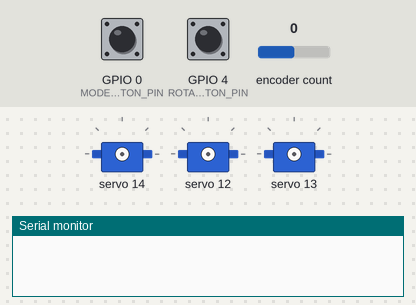
This sketch was run on a simulated ESP32. Shown: 3 × servo, the last lines printed to the serial monitor. The test bench sets the inputs (shaded band); at power-on: GPIO 0 (MODE_BUTTON_PIN) HIGH, GPIO 4 (ROTARY_ENCODER_BUTTON_PIN) HIGH, encoder count 0.

Above: at 1.2 s.
1.3 s: GPIO 0 (MODE_BUTTON_PIN) pulled LOW for 0.15 s
At 3.7 s:
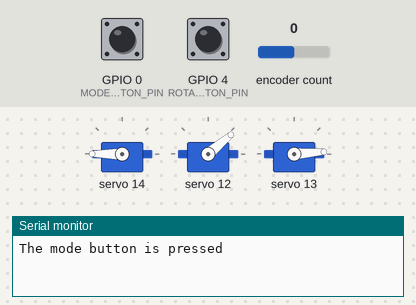
At 12.4 s:
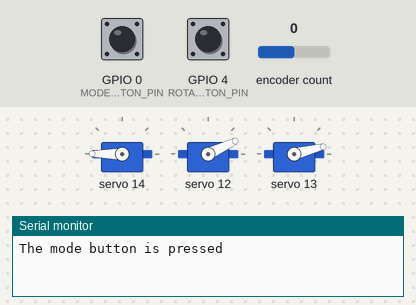
Timing chart, 0 to 26.8 s (numbered marks = the images above; inputs shaded):
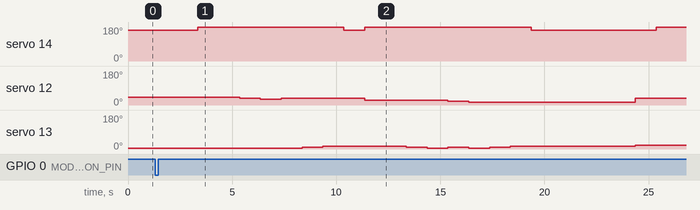

Measured:
- after the input at 1.3 s, servo 14: goes 180° 7.0 s, 163° 1.0 s, 180° 8.0 s, 163° 6.0 s, then 180°, starting after 2.1 s; servo 12: 40° → 35° after 4.1 s, → 30° 1.0 s later, → 35° 1.0 s later, → 25° 4.0 s later, … (7 changes in this stretch)

The sketch:

servo_alternative.ino
```cpp
#include "AiEsp32RotaryEncoder.h"
#include "Arduino.h"
#include <Wire.h>
#include <Adafruit_PWMServoDriver.h>
#include <ezButton.h>

// Serco stuff
// Creat object to represent PCA9685 at default I2C address
Adafruit_PWMServoDriver pca9685 = Adafruit_PWMServoDriver(0x40);

// Define maximum and minimum number of "ticks" for the servo motors
// Range from 0 to 4095
// This determines the pulse width

#define SERVOMIN 110  // Minimum value
#define SERVOMAX 500  // Maximum value

// Define servo motor connections (expand as required)
#define SER0 12 //Servo Motor 0 top servo
#define SER1 13 //Servo Motor 1 lower servo
#define SER2 14 //Servo Motor 2 pen servo

// Variables for Servo Motor positions (expand as required)
int pwm0;
int pwm1;
int pwm2;

// Encoder stuff
#define ROTARY_ENCODER_A_PIN 17
#define ROTARY_ENCODER_B_PIN 16
#define ROTARY_ENCODER_BUTTON_PIN 4
#define MODE_BUTTON_PIN 0
#define ROTARY_ENCODER_VCC_PIN -1
#define ROTARY_ENCODER_STEPS 4
AiEsp32RotaryEncoder rotaryEncoder = AiEsp32RotaryEncoder(ROTARY_ENCODER_A_PIN, ROTARY_ENCODER_B_PIN, ROTARY_ENCODER_BUTTON_PIN, ROTARY_ENCODER_VCC_PIN, ROTARY_ENCODER_STEPS);

// Button stuff
ezButton buttonE(MODE_BUTTON_PIN);

int axis = 1;

void rotary_loop()
{
  if (rotaryEncoder.encoderChanged())
  {
    Serial.print("Value: ");
    Serial.println(rotaryEncoder.readEncoder());
    if(axis % 2 == 1)
    {
      pwm0 = map(rotaryEncoder.readEncoder(), 0, 180, SERVOMIN, SERVOMAX);
      pca9685.setPWM(SER0, 0, pwm0);
    }
    else
    {
      pwm1 = map(rotaryEncoder.readEncoder(), 0, 180, SERVOMIN, SERVOMAX);
      pca9685.setPWM(SER1, 0, pwm1);
    }
  }

  if (rotaryEncoder.isEncoderButtonClicked())
  {
    axis ++;
    Serial.println("Switching servo...");
  }
}

void IRAM_ATTR readEncoderISR()
{
  rotaryEncoder.readEncoder_ISR();
}

void setup()
{
  Serial.begin(115200);

  //encoder stuff
  //we must initialize rotary encoder
  rotaryEncoder.begin();
  rotaryEncoder.setup(readEncoderISR);
  //set boundaries and if values should cycle or not
  //in this example we will set possible values between 0 and 1000;
  bool circleValues = false;
  rotaryEncoder.setBoundaries(0, 50, circleValues); //minValue, maxValue, circleValues true|false (when max go to min and vice versa)
  rotaryEncoder.setAcceleration(250); //or set the value - larger number = more accelearation; 0 or 1 means disabled acceleration

  // servo stuff
  pca9685.begin();
  // Set PWM Frequency to 50Hz
  pca9685.setPWMFreq(50);

  // button stuff
  buttonE.setDebounceTime(50);
}

void loop()
{
  buttonE.loop();

  if (buttonE.isPressed())
  {
    Serial.println("The mode button is pressed");
    //auto draw
    Orangen_klauer();
    delay(3000);

    shigure();
    delay(3000);
  }
  else
  {
    rotary_loop();
    delay(50);
  }
}

void lift_pen()
{
  pwm2 = map(160, 0, 180, SERVOMIN, SERVOMAX);
  pca9685.setPWM(SER2, 0, pwm2);
  delay(1000);
}

void drop_pen()
{
  pwm2 = map(180, 0, 180, SERVOMIN, SERVOMAX);
  pca9685.setPWM(SER2, 0, pwm2);
  delay(1000);
}

void Orangen_klauer()
{
  // move to T :)
  lift_pen();
  delay(1000);
  pwm0 = map(40, 0, 180, SERVOMIN, SERVOMAX);
  pwm1 = map(5, 0, 180, SERVOMIN, SERVOMAX);
  pca9685.setPWM(SER0, 0, pwm0);
  pca9685.setPWM(SER1, 0, pwm1);
  drop_pen();
  delay(1000);

  //top of T
  pwm0 = map(35, 0, 180, SERVOMIN, SERVOMAX);
  pca9685.setPWM(SER0, 0, pwm0);
  delay(1000);
  pwm0 = map(30, 0, 180, SERVOMIN, SERVOMAX);
  pca9685.setPWM(SER0, 0, pwm0);
  delay(1000);

  //bottm of T
  pwm0 = map(35, 0, 180, SERVOMIN, SERVOMAX);
  pca9685.setPWM(SER0, 0, pwm0);
  delay(1000);

  pwm1 = map(10, 0, 180, SERVOMIN, SERVOMAX);
  pca9685.setPWM(SER1, 0, pwm1);
  delay(1000);

  pwm1 = map(15, 0, 180, SERVOMIN, SERVOMAX);
  pca9685.setPWM(SER1, 0, pwm1);
  delay(1000);
  lift_pen();


  // move to M and drop pen :)
  pwm0 = map(25, 0, 180, SERVOMIN, SERVOMAX);
  pwm1 = map(15, 0, 180, SERVOMIN, SERVOMAX);
  pca9685.setPWM(SER0, 0, pwm0);
  pca9685.setPWM(SER1, 0, pwm1);
  drop_pen();
  delay(1000);

  pwm1 = map(10, 0, 180, SERVOMIN, SERVOMAX);
  pca9685.setPWM(SER1, 0, pwm1);
  delay(1000);

  pwm1 = map(5, 0, 180, SERVOMIN, SERVOMAX);
  pca9685.setPWM(SER1, 0, pwm1);
  delay(1000);

  pwm0 = map(20, 0, 180, SERVOMIN, SERVOMAX);
  pwm1 = map(10, 0, 180, SERVOMIN, SERVOMAX);
  pca9685.setPWM(SER0, 0, pwm0);
  pca9685.setPWM(SER1, 0, pwm1);
  delay(1000);

  pwm0 = map(15, 0, 180, SERVOMIN, SERVOMAX);
  pwm1 = map(5, 0, 180, SERVOMIN, SERVOMAX);
  pca9685.setPWM(SER0, 0, pwm0);
  pca9685.setPWM(SER1, 0, pwm1);
  delay(1000);

  pwm1 = map(10, 0, 180, SERVOMIN, SERVOMAX);
  pca9685.setPWM(SER1, 0, pwm1);
  delay(1000);

  pwm1 = map(15, 0, 180, SERVOMIN, SERVOMAX);
  pca9685.setPWM(SER1, 0, pwm1);
  delay(1000);

  lift_pen();
  delay(1000);

}

void shigure()
{
  //move to J
  pwm0 = map(35, 0, 180, SERVOMIN, SERVOMAX);
  pwm1 = map(20, 0, 180, SERVOMIN, SERVOMAX);
  pca9685.setPWM(SER0, 0, pwm0);
  pca9685.setPWM(SER1, 0, pwm1);
  delay(1000);
  drop_pen();
  delay(1000);

  //draw top of J
  pwm0 = map(30, 0, 180, SERVOMIN, SERVOMAX);
  pca9685.setPWM(SER0, 0, pwm0);
  delay(1000);
  pwm0 = map(25, 0, 180, SERVOMIN, SERVOMAX);
  pca9685.setPWM(SER0, 0, pwm0);
  delay(1000);
  lift_pen();
  delay(1000);

  //draw bottom of J
  pwm0 = map(30, 0, 180, SERVOMIN, SERVOMAX);
  pca9685.setPWM(SER0, 0, pwm0);
  delay(1000);
  drop_pen();
  delay(1000);

  pwm1 = map(25, 0, 180, SERVOMIN, SERVOMAX);
  pca9685.setPWM(SER1, 0, pwm1);
  delay(1000);

  pwm1 = map(30, 0, 180, SERVOMIN, SERVOMAX);
  pca9685.setPWM(SER1, 0, pwm1);
  delay(1000);

  pwm0 = map(35, 0, 180, SERVOMIN, SERVOMAX);
  pwm1 = map(30, 0, 180, SERVOMIN, SERVOMAX);
  pca9685.setPWM(SER0, 0, pwm0);
  pca9685.setPWM(SER1, 0, pwm1);
  delay(1000);
  lift_pen();
  delay(1000);

  //move to C

  pwm0 = map(10, 0, 180, SERVOMIN, SERVOMAX);
  pwm1 = map(20, 0, 180, SERVOMIN, SERVOMAX);
  pca9685.setPWM(SER0, 0, pwm0);
  pca9685.setPWM(SER1, 0, pwm1);
  delay(1000);
  drop_pen();
  delay(1000);

  //draw C
  pwm0 = map(15, 0, 180, SERVOMIN, SERVOMAX);
  pca9685.setPWM(SER0, 0, pwm0);
  delay(1000);

  pwm0 = map(20, 0, 180, SERVOMIN, SERVOMAX);
  pca9685.setPWM(SER0, 0, pwm0);
  pwm1 = map(25, 0, 180, SERVOMIN, SERVOMAX);
  pca9685.setPWM(SER1, 0, pwm1);
  delay(1000);

  pwm0 = map(15, 0, 180, SERVOMIN, SERVOMAX);
  pca9685.setPWM(SER0, 0, pwm0);
  pwm1 = map(30, 0, 180, SERVOMIN, SERVOMAX);
  pca9685.setPWM(SER1, 0, pwm1);
  delay(1000);

  pwm0 = map(10, 0, 180, SERVOMIN, SERVOMAX);
  pca9685.setPWM(SER0, 0, pwm0);
  delay(1000);
  lift_pen();
  delay(1000);

}
```
